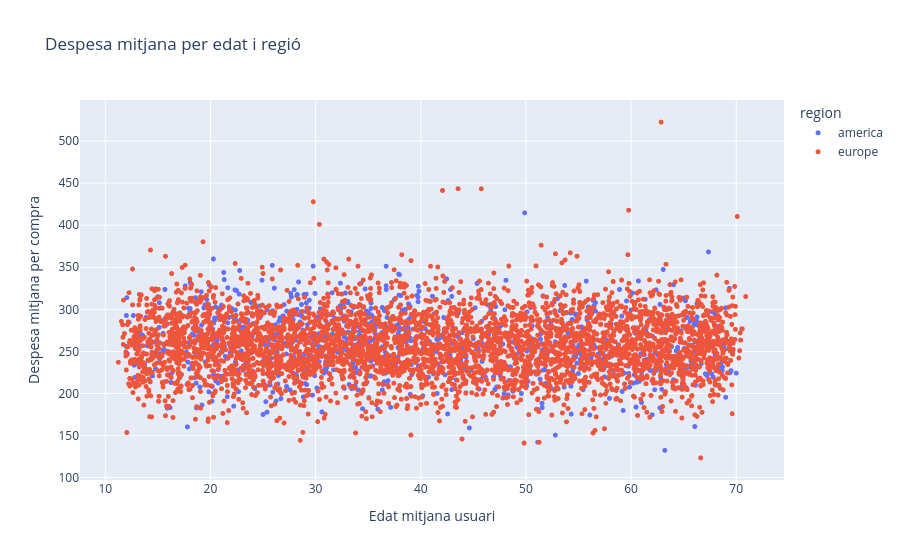

The notebook cell saved with this chart:
### Markdown cell above
Gràfica

### Code cell
fig = px.scatter(
    df_users_transaction_2_country,
    x='edat_compra',
    y='amount',
    color='region',
    title='Despesa mitjana per edat i regió',
    labels={
        'edat_compra': 'Edat mitjana usuari',
        'amount': 'Despesa mitjana per compra'
    }
)
fig.update_traces(marker=dict(size=5))
fig.show()

### Figure 1 — Plotly figure (JSON) as saved in the notebook; plotly's stock layout.template omitted (floating-point values rounded to 4 significant figures; data arrays with more than 128 entries replaced by an {"elided": "..."} marker saying what was removed)
{"data": [{"hovertemplate": "region=america<br>Edat mitjana usuari=%{x}<br>Despesa mitjana per compra=%{y}<extra></extra>", "legendgroup": "america", "marker": {"color": "#636efa", "size": 5, "symbol": "circle"}, "mode": "markers", "name": "america", "showlegend": true, "type": "scattergl", "x": {"elided": "1010 float values"}, "xaxis": "x", "y": {"elided": "1010 float values"}, "yaxis": "y"}, {"hovertemplate": "region=europe<br>Edat mitjana usuari=%{x}<br>Despesa mitjana per compra=%{y}<extra></extra>", "legendgroup": "europe", "marker": {"color": "#EF553B", "size": 5, "symbol": "circle"}, "mode": "markers", "name": "europe", "showlegend": true, "type": "scattergl", "x": {"elided": "3990 float values"}, "xaxis": "x", "y": {"elided": "3990 float values"}, "yaxis": "y"}], "layout": {"legend": {"title": {"text": "region"}, "tracegroupgap": 0}, "title": {"text": "Despesa mitjana per edat i regió"}, "xaxis": {"anchor": "y", "domain": [0, 1], "title": {"text": "Edat mitjana usuari"}}, "yaxis": {"anchor": "x", "domain": [0, 1], "title": {"text": "Despesa mitjana per compra"}}}}
